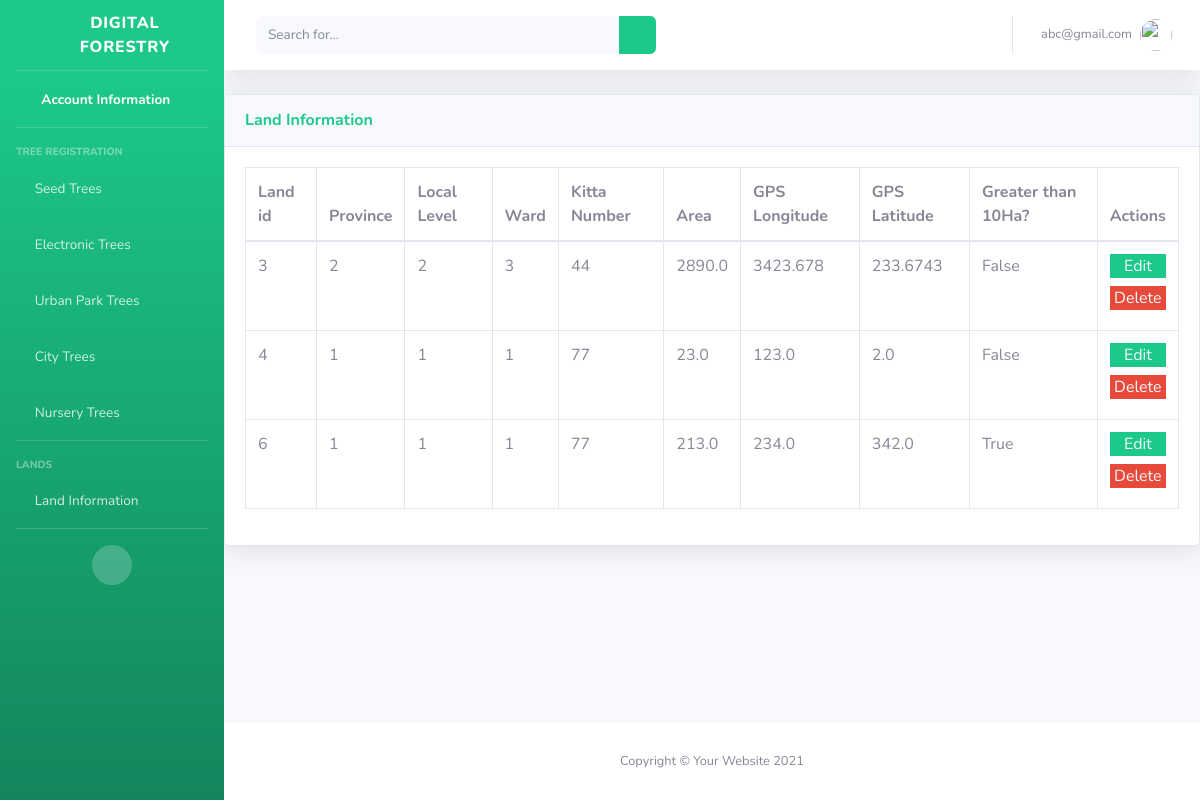
The page /home/land-information/ (signed in) on the database its author committed.
### main/models.py (models this page shows)
class CustomUser(AbstractUser):
    username = None
    first_name = None
    last_name = None
    email = models.EmailField(max_length=200, unique=True)
    USERNAME_FIELD = "email"
    REQUIRED_FIELDS = []
    objects = CustomUserManager()

class LandInformation(models.Model):
    user = models.ForeignKey(CustomUser, on_delete=models.CASCADE)
    province = models.ForeignKey(Province,on_delete=models.CASCADE)
    local_level = models.ForeignKey(LocalLevel, on_delete=models.CASCADE)
    ward = models.ForeignKey(Ward, on_delete=models.CASCADE)
    kitta_number = models.CharField(max_length=200)
    area = models.FloatField()
    gps_longitude = models.FloatField()
    gps_latitude = models.FloatField()
    is_greater_than_10Ha = models.BooleanField(default=False)

### main/views.py (the view)
# urls.py: path('home/land-information/', views.land_information_view, name="land_information"),
@login_required(login_url="/")
def land_information_view(request):
    try:
        land_information_datas = get_list_or_404(LandInformation, user_id = request.user.id)
        return render(request, "main/landinfo.html", {"land_information_datas":land_information_datas})
    except Exception as e:
        land_information_datas = None
        return render(request, "main/landinfo.html", {"land_information_datas":land_information_datas})

### main/custom_auth_backend.py (called while the page is built)
    def get_user(self, user_id):
        try:
            return CustomUser.objects.get(pk=user_id)
        except CustomUser.DoesNotExist:
            return None

### main/templates/main/landinfo.html (shortened to what this page needs)
{% extends "signups/base.html" %}
{% load static %}
{% block content %}
  <body>
    <div class="card shadow mb-4">
      <div class="card-header py-3">
        <h6 class="m-0 font-weight-bold text-success">Land Information</h6>
      </div>
      <div class="card-body">
        <div class="table-responsive">
          <table
            class="table table-bordered"
            id="dataTable"
            width="100%"
            cellspacing="0"
          >
            <thead>
              <tr>
                <th>Land id</th>
                <th>Province</th>
                <th>Local Level</th>
                <th>Ward</th>
                <th>Kitta Number</th>
                <th>Area</th>
                <th>GPS Longitude</th>
                <th>GPS Latitude</th>
                <th>Greater than 10Ha?</th>
                <th>Actions</th>
              </tr>
            </thead>
            <tbody>
              {% if land_information_datas %}
              {% for land_information_data in land_information_datas %}
              <tr>
                <td>{{land_information_data.id}}</td>
                        <td>{{land_information_data.province_id}}</td>
                        <td>{{land_information_data.local_level_id}}</td>
                        <td>{{land_information_data.ward_id}}</td>
                        <td>{{land_information_data.kitta_number}}</td>
                        <td>{{land_information_data.area}}</td>
                        <td>{{land_information_data.gps_latitude}}</td>
                        <td>{{land_information_data.gps_longitude}}</td>
                        <td>{{land_information_data.is_greater_than_10Ha}}</td>
                <td>
                  <div class="border-0 mb-2 w-full btn-success text-center">
                    <a href="{%url 'main:land_information_edit' land_information_data.id %}" class="text-gray-100"> Edit </a>
                  </div>
                  <div class="border-0 mb-2 w-full btn-danger text-center">
                    <a href="{%url 'main:land_information_delete' land_information_data.id%}" class="text-gray-100"> Delete </a>
                  </div>
                </td>
              </tr>
              {% endfor %}
              {% endif %}
            </tbody>
          </table>
        </div>
      </div>
    </div>
  </body>
  {% endblock %}

### main/templates/signups/base.html (shortened to what this page needs)
{% load static %}
<!DOCTYPE html>
<html lang="en">
  <head>
    <link
      href="{% static 'vendor/fontawesome-free/css/all.min.css' %}"
      rel="stylesheet"
      type="text/css"
    />
    <link href=" {% static 'css/sb-admin-2.min.css'%} " rel="stylesheet" />
  </head>
  <body id="page-top">
    <div id="wrapper">
      <ul
        class="navbar-nav bg-gradient-success sidebar sidebar-dark accordion"
        id="accordionSidebar"
      >
        <a
          class="sidebar-brand d-flex align-items-center justify-content-center"
          href="index.html"
        >
          <div class="sidebar-brand-icon rotate-n-15">
            <i class="fas fa-leaf"></i>
          </div>
          <div class="sidebar-brand-text mx-3">Digital Forestry</div>
        </a>
        <hr class="sidebar-divider my-0" />
        <li class="nav-item active">
          <a class="nav-link" href="{% url 'main:account_information'%}">
            <i class="fas fa-fw fa-address-book"></i>
            <span>Account Information</span></a
          >
        </li>
        <hr class="sidebar-divider" />
        <div class="sidebar-heading">Tree Registration</div>
        <li class="nav-item">
          <a
            class="nav-link collapsed"
            href="#"
            data-toggle="collapse"
            data-target="#collapseSTRS"
            aria-expanded="true"
            aria-controls="collapseTwo"
          >
            <i class="fas fa-tree"></i>
            <span>Seed Trees</span>
          </a>
        </li>
        <li class="nav-item">
          <a
            class="nav-link collapsed"
            href="#"
            data-toggle="collapse"
            data-target="#collapseETRS"
            aria-expanded="true"
            aria-controls="collapseUtilities"
          >
            <i class="fa fa-tree"></i>
            <span>Electronic Trees</span>
          </a>
        </li>
        <li class="nav-item">
            <a
              class="nav-link collapsed"
              href="#"
              data-toggle="collapse"
              data-target="#collapseUPRS"
              aria-expanded="true"
              aria-controls="collapseUtilities"
            >
              <i class="fa fa-tree"></i>
              <span>Urban Park Trees</span>
            </a>
          </li>
        <li class="nav-item">
            <a
              class="nav-link collapsed"
              href="#"
              data-toggle="collapse"
              data-target="#collapseCTRS"
              aria-expanded="true"
              aria-controls="collapseUtilities"
            >
              <i class="fa fa-tree"></i>
              <span>City Trees</span>
            </a>
          </li>
        <li class="nav-item">
            <a
              class="nav-link collapsed"
              href="#"
              data-toggle="collapse"
              data-target="#collapseNIRS"
              aria-expanded="true"
              aria-controls="collapseUtilities"
            >
              <i class="fa fa-tree"></i>
              <span>Nursery Trees</span>
            </a>
          </li>
        <hr class="sidebar-divider" />
        <div class="sidebar-heading">Lands</div>
          <li class="nav-item">
            <a
              class="nav-link collapsed"
              href="#"
              data-toggle="collapse"
              data-target="#collapseLand"
              aria-expanded="true"
              aria-controls="collapseUtilities"
            >
              <i class="fa fa-map"></i>
              <span>Land Information</span>
            </a>
          </li>
        <hr class="sidebar-divider d-none d-md-block" />
        <div class="text-center d-none d-md-inline">
          <button class="rounded-circle border-0" id="sidebarToggle"></button>
        </div>
      </ul>
      <div id="content-wrapper" class="d-flex flex-column">
        <div id="content">
          <nav
            class="navbar navbar-expand navbar-light bg-white topbar mb-4 static-top shadow"
          >
            <form
              class="d-none d-sm-inline-block form-inline mr-auto ml-md-3 my-2 my-md-0 mw-100 navbar-search"
            >
              <div class="input-group">
                <input
                  type="text"
                  class="form-control bg-light border-0 small"
                  placeholder="Search for..."
                  aria-label="Search"
                  aria-describedby="basic-addon2"
                />
                <div class="input-group-append">
                  <button class="btn btn-success" type="button">
                    <i class="fas fa-search fa-sm"></i>
                  </button>
                </div>
              </div>
            </form>
            <ul class="navbar-nav ml-auto">
              <li class="nav-item dropdown no-arrow">
                <a
                  class="nav-link dropdown-toggle"
                  href="#"
                  id="userDropdown"
                  role="button"
                  data-toggle="dropdown"
                  aria-haspopup="true"
                  aria-expanded="false"
                >
                  <span class="mr-2 d-none d-lg-inline text-gray-600 small"
                    >{{user}}</span
                  >
                  <img
                    class="img-profile rounded-circle"
                    src="{%static 'img/undraw_profile.svg'%}"
                  />
                </a>
              </li>
            </ul>
          </nav>
          <div>
            {% block content %}{% endblock %}
          </div>
        </div>
        <footer class="sticky-footer bg-white">
          <div class="container my-auto">
            <div class="copyright text-center my-auto">
              <span>Copyright &copy; Your Website 2021</span>
            </div>
          </div>
        </footer>
      </div>
    </div>
  </body>
</html>

### rows shown on the page
CustomUser: email "abc@gmail.com"
LandInformation: id "3", province_id "2", local_level_id "2", ward_id "3", kitta_number "44", area "2890.0", gps_latitude "3423.678", gps_longitude "233.6743", is_greater_than_10Ha "False"
LandInformation: id "4", province_id "1", local_level_id "1", ward_id "1", kitta_number "77", area "23.0", gps_latitude "123.0", gps_longitude "2.0", is_greater_than_10Ha "False"
LandInformation: id "6", province_id "1", local_level_id "1", ward_id "1", kitta_number "77", area "213.0", gps_latitude "234.0", gps_longitude "342.0", is_greater_than_10Ha "True"
